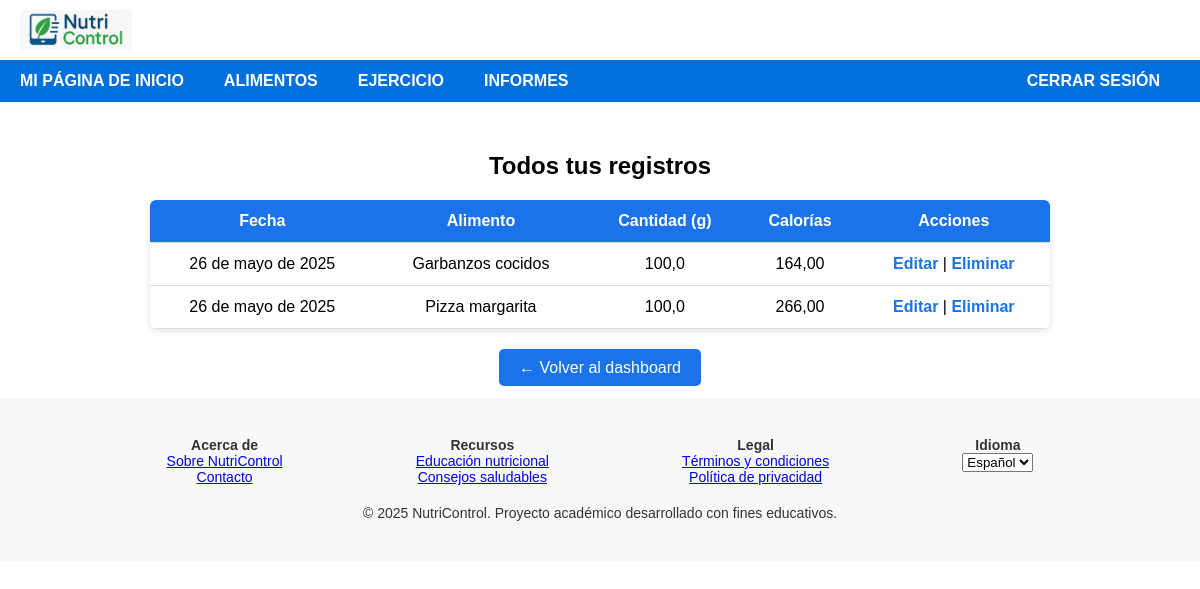
/registros/ (signed in), run on an earlier commit of the app's database.
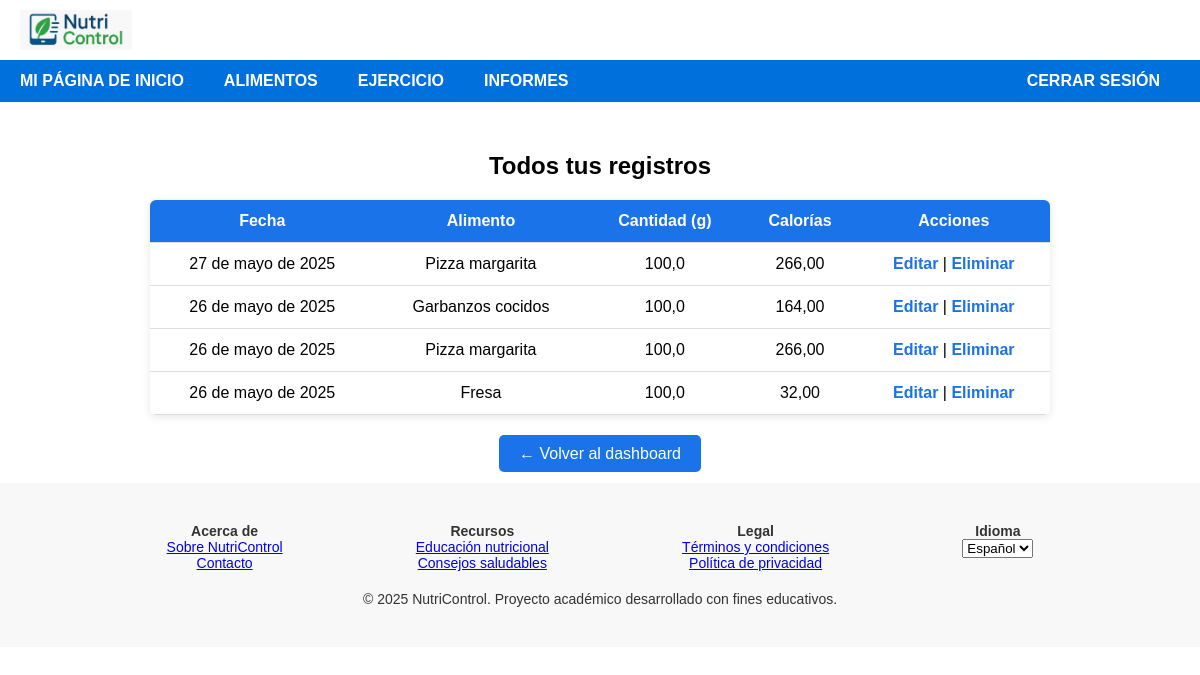
And on a later commit of the database.
### base/models.py (models this page shows, shortened)
class RegistroAlimentacion(models.Model):
    usuario = models.ForeignKey(settings.AUTH_USER_MODEL, on_delete=models.CASCADE, verbose_name=_("Usuario"))
    alimento = models.ForeignKey(Alimento, on_delete=models.CASCADE, verbose_name=_("Alimento"))
    cantidad = models.FloatField(verbose_name=_("Cantidad (gramos)"), help_text=_("Cantidad consumida en gramos"))
    fecha = models.DateField(verbose_name=_("Fecha"), default=date.today)
    @property
    def calorias_consumidas(self): # Renombrado de calorias_totales para consistencia y claridad
        if self.alimento and self.alimento.calorias is not None and self.cantidad is not None:
            return (self.alimento.calorias * self.cantidad) / 100
        return 0
    def calorias_totales(self): # Este es el que tenías antes
        return self.calorias_consumidas
    class Meta:
        verbose_name = _("Registro de Alimentación")
        verbose_name_plural = _("Registros de Alimentación")
        ordering = ['-fecha', '-id']

class Alimento(models.Model):
    nombre = models.CharField(
        verbose_name=_("Nombre del alimento"),
        max_length=100,
        unique=True,
        help_text=_("Nombre del alimento")
    )
    calorias = models.FloatField(verbose_name=_("Calorías (por 100g)"), help_text=_("Calorías por 100 g"))
    proteinas = models.FloatField(verbose_name=_("Proteínas (por 100g)"), help_text=_("Proteínas por 100 g"))
    grasas = models.FloatField(verbose_name=_("Grasas (por 100g)"), help_text=_("Grasas por 100 g"))
    carbohidratos = models.FloatField(verbose_name=_("Carbohidratos (por 100g)"), help_text=_("Carbohidratos por 100 g"))

### base/views.py (the view)
# urls.py: path('registros/', views.lista_registros, name='lista_registros'),
@login_required
def lista_registros(request):
    registros = RegistroAlimentacion.objects.filter(usuario=request.user).order_by('-fecha')
    return render(request, 'registros.html', {'registros': registros})

### base/templates/registros.html (shortened to what this page needs)
{% extends "base.html" %}
{% block content %}
  <h2>Todos tus registros</h2>
  {% if registros %}
    <table>
      <tr>
        <th>Fecha</th>
        <th>Alimento</th>
        <th>Cantidad (g)</th>
        <th>Calorías</th>
        <th>Acciones</th>
      </tr>
      {% for r in registros %}
        <tr>
          <td>{{ r.fecha }}</td>
          <td>{{ r.alimento.nombre }}</td>
          <td>{{ r.cantidad }}</td>
          <td>{{ r.calorias_totales|floatformat:2 }}</td>
          <td>
            <a href="{% url 'editar_registro' r.pk %}">Editar</a> |
            <a href="{% url 'eliminar_registro' r.pk %}" onclick="confirmarEliminacion(event, '{{ r.alimento.nombre }}')">Eliminar</a>
          </td>
        </tr>
      {% endfor %}
    </table>
  {% else %}
    <p style="text-align:center;">No has registrado ningún alimento aún.</p>
  {% endif %}
  <div class="volver">
    <a href="{% url 'dashboard' %}">← Volver al dashboard</a>
  </div>
{% endblock %}

### base/templates/base.html (shortened to what this page needs)
{% load static i18n %}
<!DOCTYPE html>
<html lang="es">
<head>
</head>
<body>
<div class="navbar-container">
  <div class="navbar-top">
    <img src="{% static 'base/NutriControlLogo.png' %}" alt="{% trans 'Nutricontrol' %}" class="logo">
  </div>
  <div class="navbar-bottom" id="navbarMenu">
    <a href="{% url 'dashboard' %}">{% trans "MI PÁGINA DE INICIO" %}</a>
    <a href="{% url 'registro_alimentacion' %}">{% trans "ALIMENTOS" %}</a>
    <a href="{% url 'ver_ejercicios' %}">{% trans "EJERCICIO" %}</a>
    <a href="{% url 'lista_registros' %}">{% trans "INFORMES" %}</a>
    {% if user.is_authenticated %}
      <form method="post" action="{% url 'logout' %}" class="logout-form">
        <button type="submit">{% trans "CERRAR SESIÓN" %}</button>
      </form>
    {% else %}
      <div class="logout-form">
        <a href="{% url 'login' %}">{% trans "INICIAR SESIÓN" %}</a>
        <a href="{% url 'registration_welcome' %}">{% trans "REGISTRARSE" %}</a>
      </div>
    {% endif %}
  </div>
</div>
<div style="padding: 20px;">
  {% block content %}{% endblock %}
</div>
<footer style="background-color: #f8f8f8; padding: 40px 20px; text-align: center; font-size: 14px; color: #333;">
  <div style="max-width: 1000px; margin: auto;">
    <div style="display: flex; flex-wrap: wrap; justify-content: space-around; margin-bottom: 20px;">
      <div>
        <h4>{% trans "Acerca de" %}</h4>
        <p><a href="#">{% trans "Sobre NutriControl" %}</a></p>
        <p><a href="#">{% trans "Contacto" %}</a></p>
      </div>
      <div>
        <h4>{% trans "Recursos" %}</h4>
        <p><a href="#">{% trans "Educación nutricional" %}</a></p>
        <p><a href="#">{% trans "Consejos saludables" %}</a></p>
      </div>
      <div>
        <h4>{% trans "Legal" %}</h4>
        <p><a href="#">{% trans "Términos y condiciones" %}</a></p>
        <p><a href="#">{% trans "Política de privacidad" %}</a></p>
      </div>
      <div>
        <h4>{% trans "Idioma" %}</h4>
        <select onchange="cambiarIdioma(this.value)">
          <option value="es">Español</option>
        </select>
      </div>
    </div>
    <p>© {% now "Y" %} NutriControl. {% trans "Proyecto académico desarrollado con fines educativos." %}</p>
  </div>
</footer>
</body>
</html>

### base/templates/base.html (style rules this page uses)
* { box-sizing: border-box; margin: 0; padding: 0; }
body { font-family: Arial, sans-serif; display: flex; flex-direction: column; min-height: 100vh; }
.navbar-container { background-color: #0070dd; color: white; }
.navbar-top { background-color: white; display: flex; justify-content: space-between; align-items: center; padding: 10px 20px; flex-wrap: wrap; }
.navbar-top img.logo { height: 40px; max-width: 100%; }
.navbar-bottom { display: flex; justify-content: center; align-items: center; flex-wrap: wrap; background-color: #0070dd; position: relative; }
.navbar-bottom a { color: white; padding: 12px 20px; text-decoration: none; font-weight: bold; }
.logout-form { margin-left: auto; margin-right: 20px; display: flex; gap: 10px; }
.logout-form button, .logout-form a { background: none; border: none; color: white; font-weight: bold; cursor: pointer; padding: 12px 20px; text-decoration: none; font-size: 1em; }

### base/templates/registros.html (style rules this page uses)
h2 { text-align: center; margin: 30px 0 20px; }
table { width: 100%; max-width: 900px; margin: 0 auto; border-collapse: collapse; background-color: white; box-shadow: 0 2px 8px rgba(0,0,0,0.1); border-radius: 6px; overflow: hidden; }
th, td { padding: 12px; text-align: center; border-bottom: 1px solid #ddd; }
th { background-color: #1a73e8; color: white; }
td a { color: #1a73e8; text-decoration: none; font-weight: bold; }
.volver { text-align: center; margin-top: 30px; }
.volver a { text-decoration: none; background-color: #1a73e8; color: white; padding: 10px 20px; border-radius: 5px; }

What changed in the data, as far as the page shows it:
added RegistroAlimentacion: fecha "27 de mayo de 2025", alimento.nombre "Pizza margarita", cantidad "100,0", calorias_totales "266,00"
added RegistroAlimentacion: fecha "26 de mayo de 2025", alimento.nombre "Fresa", cantidad "100,0", calorias_totales "32,00"
